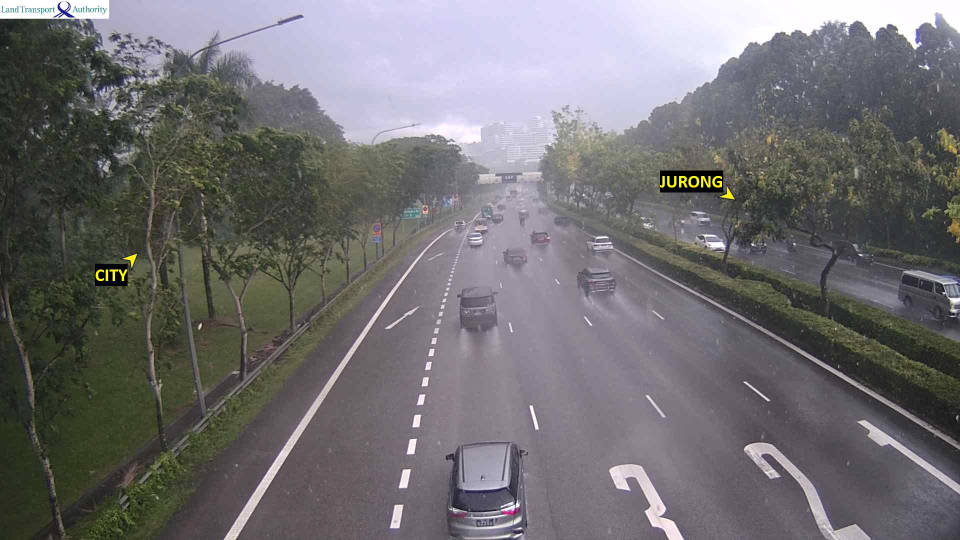
#> input picture Lane_Cogestion_Monitoring/test/3_lane.png, 1920 x 1080 px (shown at 1/2 size)
$ python mask_gen.py
#> lines starting #> are read from the running program, lines starting #| are printed output that depends on the picture; after the words box and inside, x2 and y2 are one past the last pixel; in counts of white or black regions, pixels touching at a corner belong together
import numpy as np
import cv2

# Paths to input and output files
inference_output_file = "./output_data.npy"  # Path to the inference results
original_image_file = "./3_lane.png"        # Path to the original image
overlay_output_file = "./overlay.png"       # Path to save the overlay image
mask_output_file = "./mask.png"             # Path to save the generated mask

# Load the inference output
output_data = np.load(inference_output_file)
#> (reads Lane_Cogestion_Monitoring/test/output_data.npy from the repository)
print("Loaded inference output shape:", output_data.shape)

# Load the original image
original_image = cv2.imread(original_image_file)
#> original_image is the input picture: shape (1080, 1920, 3); mean B, G, R 113.6, 111.5, 113.2
if original_image is None:
    raise FileNotFoundError(f"Original image not found at {original_image_file}")

# Resize the original image to match the model's input size
input_size = (output_data.shape[3], output_data.shape[2])  # (width, height)
original_image_resized = cv2.resize(original_image, input_size)
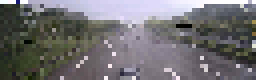
#> original_image_resized: shape (20, 64, 3) (shown 4 times larger); mean B, G, R 113.5, 111.1, 112.8

# Process the output to generate a mask
# Assuming the output is a 4D tensor: (batch_size, num_classes, height, width)
# Use argmax to get the class with the highest probability for each pixel
mask = np.argmax(output_data[0], axis=0)  # Remove batch dimension and get class indices
print("Generated mask shape:", mask.shape)

# Optionally, map class indices to colors for a colored mask
# Define a color map (e.g., for 3 classes: background, lane, road)
color_map = {
    0: [0, 0, 0],       # Black for background
    1: [255, 0, 0],     # Red for lane
    2: [0, 255, 0],     # Green for road
}

# Create a colored mask
colored_mask = np.zeros((mask.shape[0], mask.shape[1], 3), dtype=np.uint8)
for class_id, color in color_map.items():
    colored_mask[mask == class_id] = color

# Save the mask as an image
cv2.imwrite(mask_output_file, colored_mask)
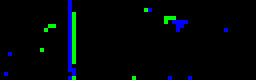
#> saved as mask.png: shape (20, 64, 3) (shown 4 times larger); mean B, G, R 6.8, 4.8, 0
print(f"Mask saved to {mask_output_file}")

print("Original image resized shape:", original_image_resized.shape)
#| Original image resized shape: (20, 64, 3)
print("Colored mask shape:", colored_mask.shape)

# Ensure the mask is resized to match the original image dimensions
if colored_mask.shape[:2] != original_image.shape[:2]:
    colored_mask = cv2.resize(colored_mask, (original_image.shape[1], original_image.shape[0]))

# Create an overlay by blending the mask with the original image
overlay = original_image.copy()
non_zero_mask = (colored_mask != [0, 0, 0]).any(axis=2)  # Identify non-black pixels in the mask
overlay[non_zero_mask] = cv2.addWeighted(original_image[non_zero_mask], 0.5, colored_mask[non_zero_mask], 0.5, 0)
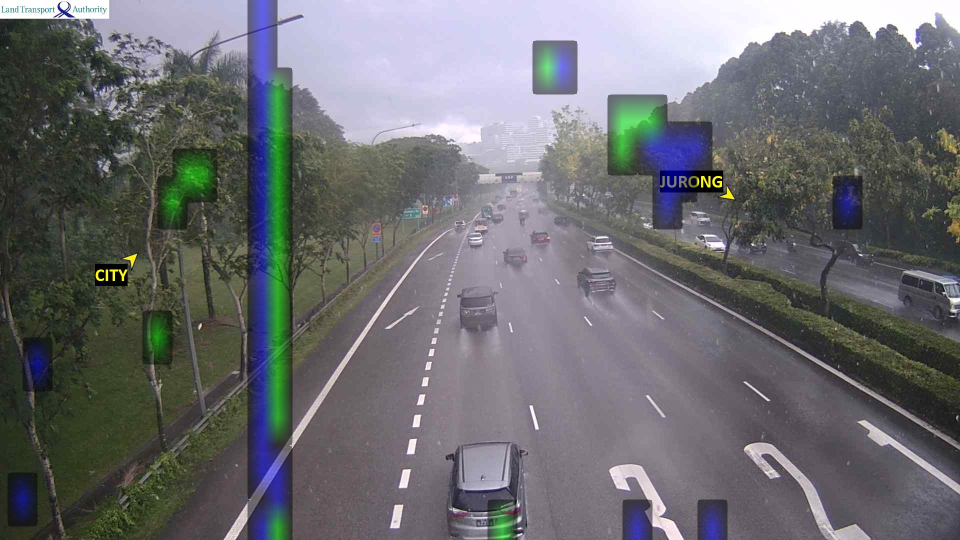
#> overlay: shape (1080, 1920, 3) (shown at 1/2 size); 9.39% of pixels changed, all inside (x1, y1, x2, y2) = (15, 0, 1725, 1080)

# Save the overlay image
cv2.imwrite(overlay_output_file, overlay)
print(f"Overlay saved to {overlay_output_file}")
